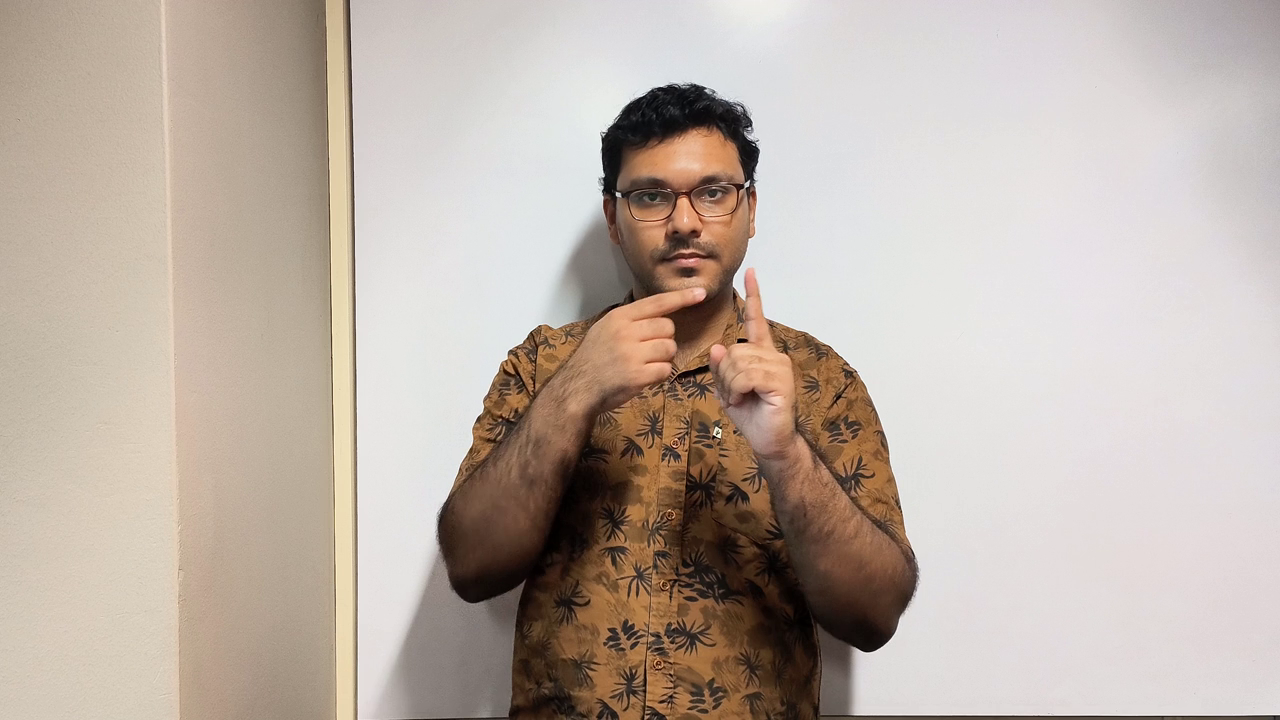
#> input picture code/pic_sign_2.png, 1280 x 720 px, found by its file name
$ python test1.py
#> lines starting #> are read from the running program, lines starting #| are printed output that depends on the picture
# Import packages
import cv2
import numpy as np

img = cv2.imread('A:/Project-Sign-Language/code/pic_sign_2.png')
#> img is the input picture: shape (720, 1280, 3); mean B, G, R 167.7, 177.3, 190
print(img.shape) # Print image shape
#| (720, 1280, 3)
cv2.imshow("original", img)

# Cropping an image
cropped_image = img[0:720 , 320:960]
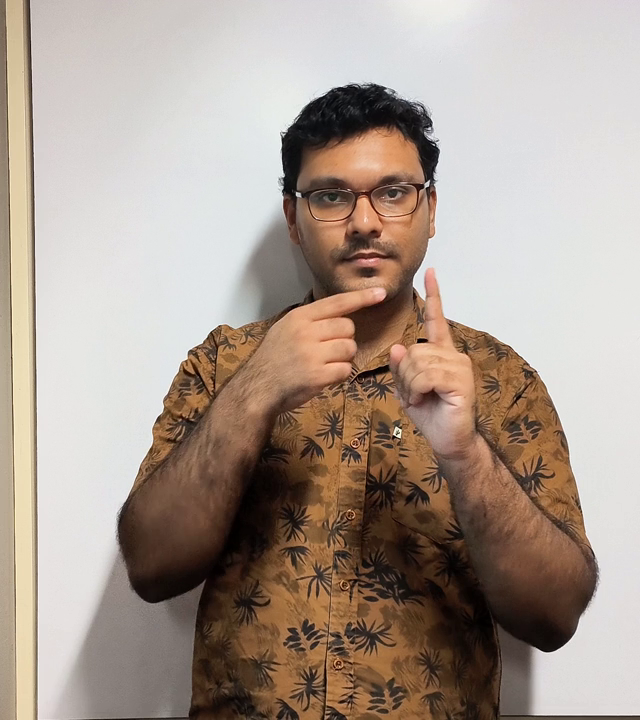
#> cropped_image: shape (720, 640, 3); mean B, G, R 145.1, 155.9, 170.9

# Display cropped image
cv2.imshow("cropped", cropped_image)

# Save the cropped image
#cv2.imwrite("Cropped Image.jpg", cropped_image)

cv2.waitKey(0)
cv2.destroyAllWindows()

$ run again, with code/pic_sign.jpg saved as code/pic_sign_2.png
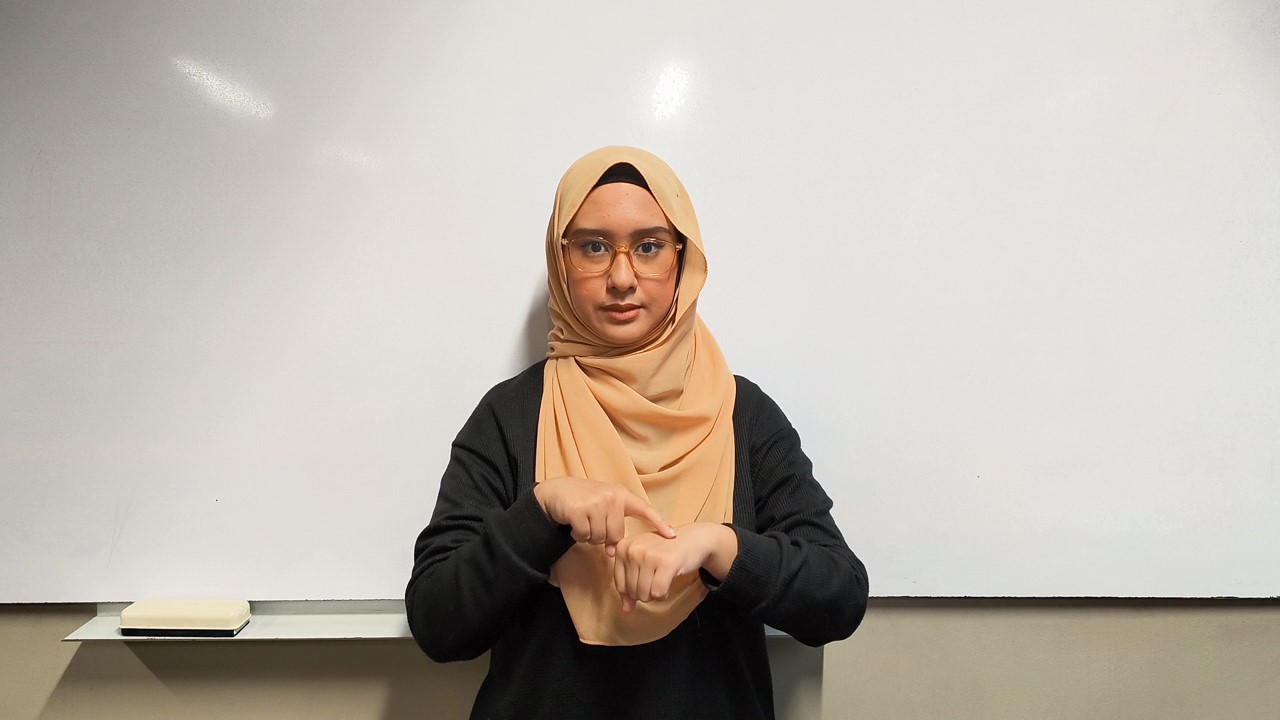
#> input picture code/pic_sign.jpg, 1280 x 720 px, found by its file name
#> img is the input picture: shape (720, 1280, 3); mean B, G, R 172, 180.9, 188.7
#| (720, 1280, 3)
#> `cropped_image = img[0:720 , 320:960]`:
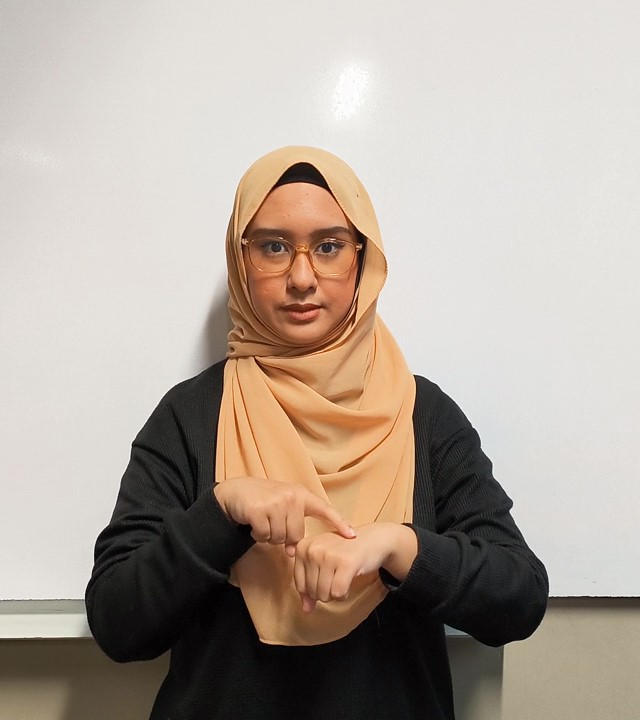
#> cropped_image: shape (720, 640, 3); mean B, G, R 155.1, 165.6, 177.3
